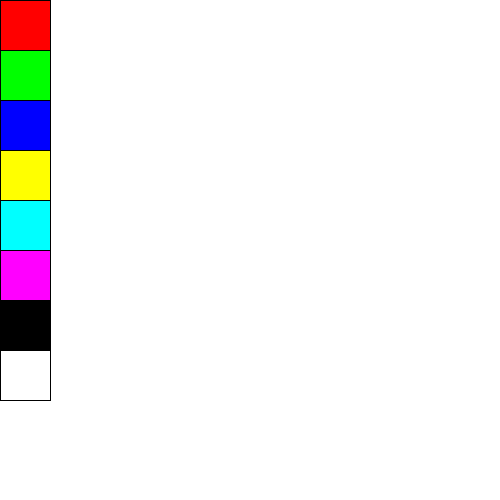
Frame 1 (no input)
Frame 60 (the mouse pressed at the canvas centre just before this capture): identical to frame 1, image omitted
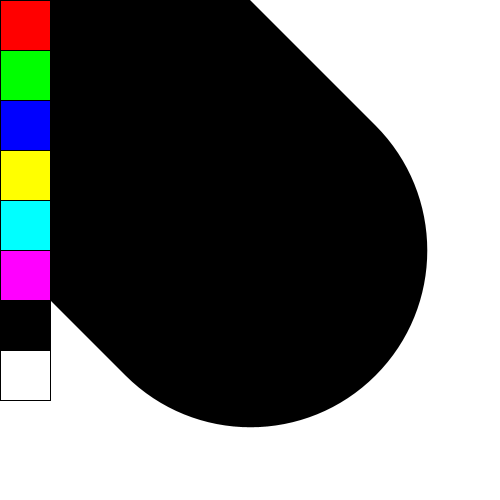
Frame 120 (the mouse held since frame 60 and released just before this capture)

The Processing sketch that drew these frames (run headless with seeded random() and noise(); from frame 60 on, the mouse is pressed at the canvas centre):

// Processing sketch: processing_128251
// ── processing_128251.pde

int currentColor=#000000;
int myColors[]={#FF0000,#00FF00,#0000FF, #FFFF00, #00FFFF,#FF00FF, #000000, #FFFFFF};
int buttonSize = 50;
void setup() {
  size(500, 500);
  background(255);
}
void draw() {
  stroke(0);
  strokeWeight(1);
  for (int i=0;i<myColors.length;i++) {
    fill(myColors[i]);
    rect(0, i*50, 50, 50);
  }
  stroke(currentColor);
  if (mousePressed) {
    strokeWeight(dist(pmouseX, pmouseY, mouseX, mouseY));
    line(pmouseX, pmouseY, mouseX, mouseY);
  }
}

void mousePressed() {
  // inside function has paramenters: left, right, top, bottom
  for (int i=0;i<myColors.length;i++) {
    if (inside(0, 50, i*50, i*50+50)) {
      currentColor=myColors[i];
    }
  }
  println(currentColor);
}

boolean inside(int left, int right, int top, int bottom) {
  if (mouseX>left && mouseX<right && mouseY>top && mouseY<bottom) {
    return true;
  }
  else {
    return false;
  }
}
